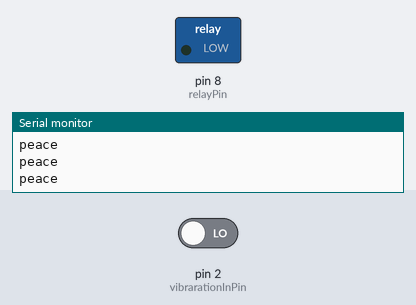
Bench run of a sketch on a simulated Arduino Uno, built with avr-gcc and run on an emulated ATmega328P. Shown: switched loads named in the sketch (green lamp = pin HIGH), the last lines printed to the serial monitor. The test bench sets the inputs (shaded band); at power-on: pin 2 (vibrarationInPin) LOW.

Above: at 1.2 s.
1.3 s: pin 2 (vibrarationInPin) driven HIGH
At 2.0 s:
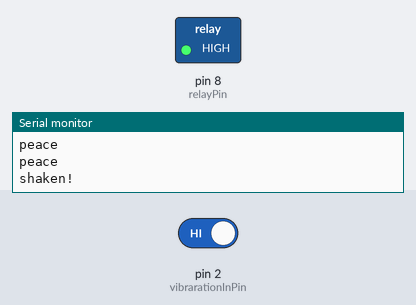
2.9 s: pin 2 (vibrarationInPin) driven LOW
At 4.7 s:
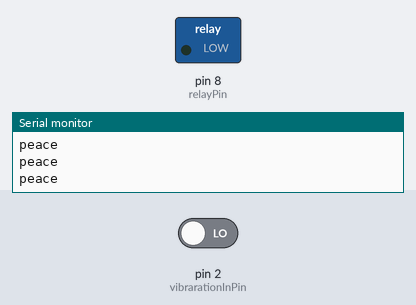
Timing chart, 0 to 6.2 s (numbered marks = the images above; inputs shaded):
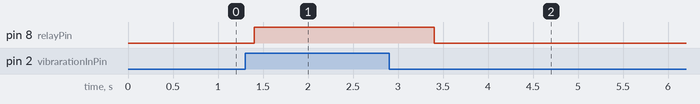

The sketch:

Vibration.ino
```cpp
// sound intesity increase/decrease koro knob ghuriye

int vibrarationInPin = 2;// define pin 2 for vibraration sensor
int relayPin = 8;// pin connected to relay

int  onTime= 1000; // time in melliseond ON and wait before make another reading.
int  offTime= 200; // time in melliseond OFF and wait before make another reading.

void setup() {
    Serial.begin(9600);
    pinMode(vibrarationInPin, INPUT);// define vibrarationInPin as input
    pinMode(relayPin, OUTPUT);// define relayPin as output  for relay

    Serial.println("Robojax vibraration Sensor");

}

void loop() {

    // read the vibraration sensor
    if(digitalRead(vibrarationInPin) == HIGH){
      Serial.println("shaken! ");
      digitalWrite(relayPin, HIGH); // Turn the relay ON
      delay(onTime);// keep the relay or switch ON for the onTime
    }else{
      digitalWrite(relayPin, LOW);// Turn the relay OFF
      Serial.println("peace");
      delay(offTime);// wait offTime  before reading again
    }
}
```

Measured:
- after the input at 1.3 s, pin 8 (relayPin): LOW → HIGH after 0.10 s
- after the input at 2.9 s, pin 8 (relayPin): HIGH → LOW after 0.50 s
